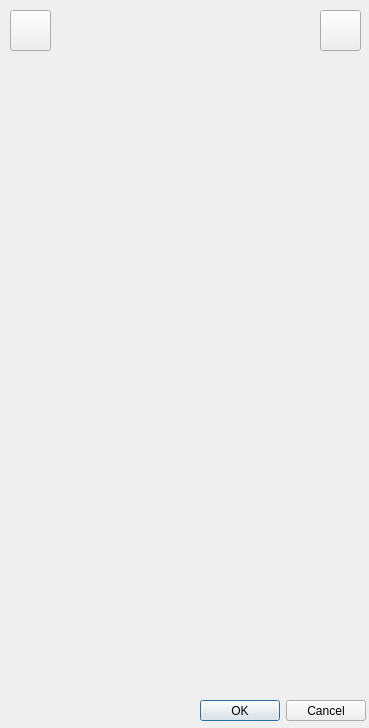
<?xml version="1.0" encoding="UTF-8"?>
<ui version="4.0">
 <class>AdminEditVacancy</class>
 <widget class="QMainWindow" name="AdminEditVacancy">
  <property name="geometry">
   <rect>
    <x>0</x>
    <y>0</y>
    <width>369</width>
    <height>728</height>
   </rect>
  </property>
  <property name="windowTitle">
   <string>MainWindow</string>
  </property>
  <widget class="QWidget" name="centralwidget">
   <widget class="QStackedWidget" name="stackedWidget">
    <property name="geometry">
     <rect>
      <x>10</x>
      <y>60</y>
      <width>350</width>
      <height>631</height>
     </rect>
    </property>
   </widget>
   <widget class="QPushButton" name="NextPage">
    <property name="geometry">
     <rect>
      <x>320</x>
      <y>10</y>
      <width>41</width>
      <height>41</height>
     </rect>
    </property>
    <property name="styleSheet">
     <string notr="true">border-image: url(:/image/images/ArrowRight.png);</string>
    </property>
    <property name="text">
     <string/>
    </property>
   </widget>
   <widget class="QPushButton" name="PrevPage">
    <property name="geometry">
     <rect>
      <x>10</x>
      <y>10</y>
      <width>41</width>
      <height>41</height>
     </rect>
    </property>
    <property name="styleSheet">
     <string notr="true">border-image: url(:/image/images/ArrowLeft.png);</string>
    </property>
    <property name="text">
     <string/>
    </property>
   </widget>
   <widget class="QDialogButtonBox" name="buttonBox">
    <property name="geometry">
     <rect>
      <x>200</x>
      <y>700</y>
      <width>166</width>
      <height>21</height>
     </rect>
    </property>
    <property name="standardButtons">
     <set>QDialogButtonBox::Cancel|QDialogButtonBox::Ok</set>
    </property>
   </widget>
  </widget>
 </widget>
 <resources/>
 <connections/>
</ui>
